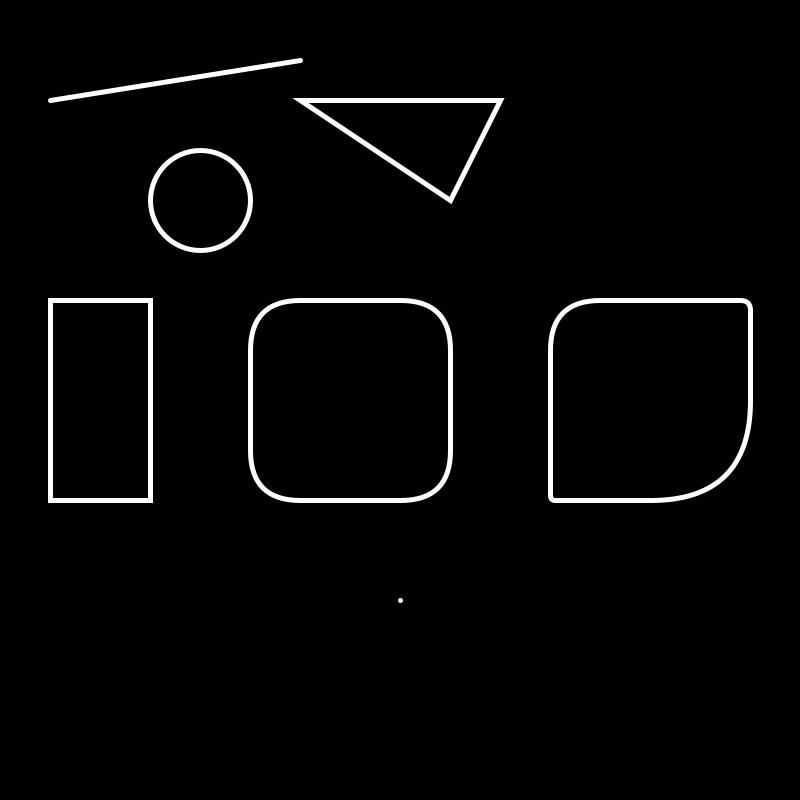
Frame 1 (no input)
Frame 60 (the mouse pressed at the canvas centre just before this capture): identical to frame 1, image omitted
Frame 120 (the mouse held since frame 60 and released just before this capture): identical to frame 1, image omitted

The Processing sketch that drew this single still picture (run headless with seeded random() and noise(); from frame 60 on, the mouse is pressed at the canvas centre):

// Processing sketch: ejemplo_figuras
// ── ejemplo_figuras.pde
void setup() {
  size(800, 800);
  rectMode(CENTER); // la función rectMode() determina desde donde se dibujan los rectángulos. Por defecto se dibujan desde la esquina superior izquierda
  // si llamamos a rectMode(CENTER) hacemos que se dibujen desde el centro
}


void draw() { 
  background(0); //  pinto del fondo de negro en cada cuadro
  noFill(); // quito el relleno a las figuras
  stroke(255); // fijo el color de contorno a blanco
  strokeWeight(5); // fijo el ancho de contorno a 5 pixels
  ellipse(200, 200, 100, 100); // dibujo un elipse de 100 pixels de ancho y 100 de alto, en la coordenada x=200 y=200
  line(50, 100, 300, 60); // dibujo una linea entre la posicion x=50  y=100 y la posicion x=300 y=60
  triangle(300, 100, 500, 100, 450, 200); //dibujo un triángulo definiendo sus tres vértices x=300 y=100, x=500 y=100 y x=450 y=200
  rect(100, 400, 100, 200); //dibujo un rectángulo en la posición x=100 y=400 de 100 pixels de ancho y 200 pixels de alto
  rect(350, 400, 200, 200, 50); // dibujo un rectángulo en la posición x=350 y=400 de 200 pixels de ancho y 200 pixels de alto. El quinto parámetro es el radio para curvar todas las esquinas
  rect(650, 400, 200, 200, 50, 10, 100, 5); //igual al anterior, pero con una curvatura distinta para cada esquina
  point(400, 600); // dibujo un punto en la posición x=400 y=600
}
